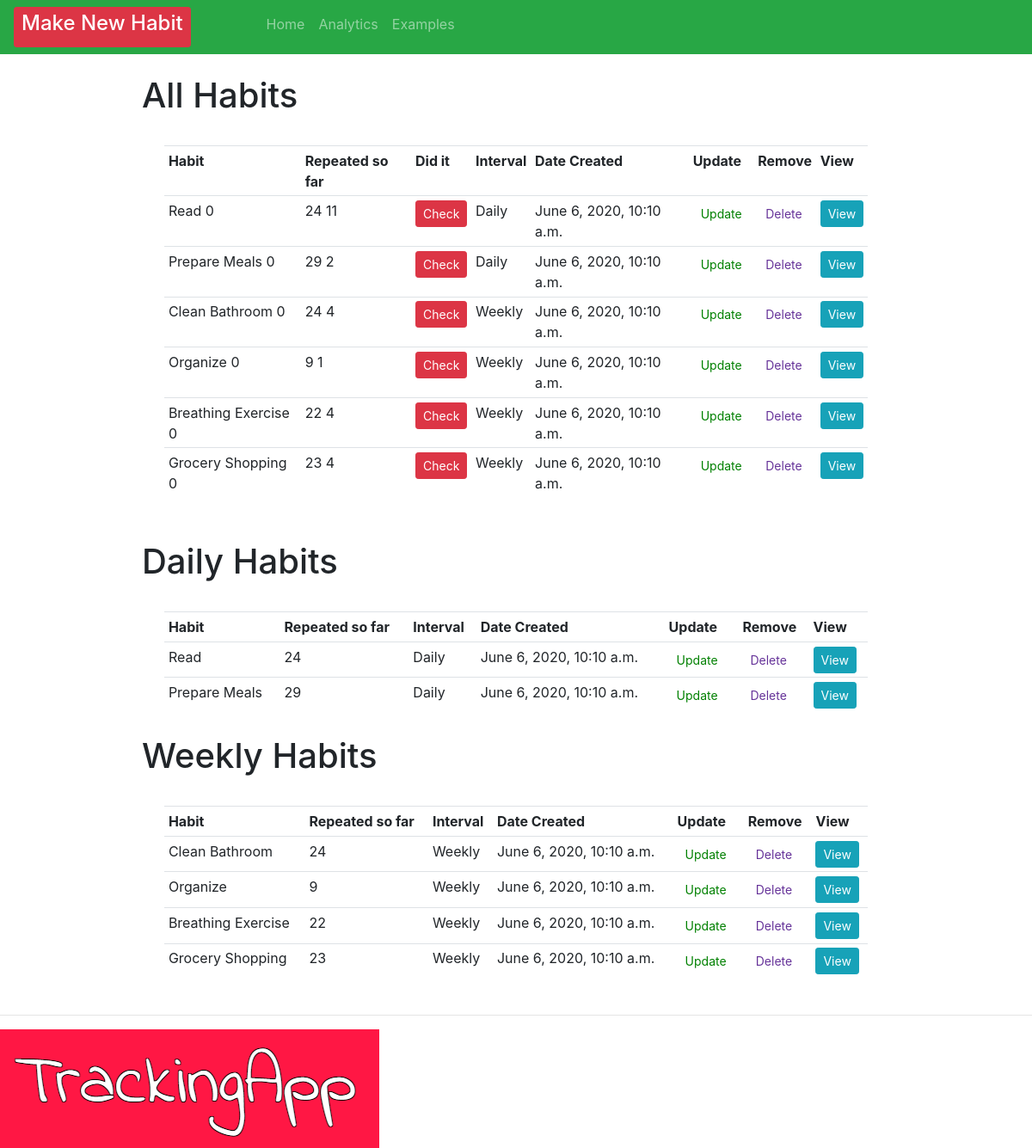
The app's page /, older data.
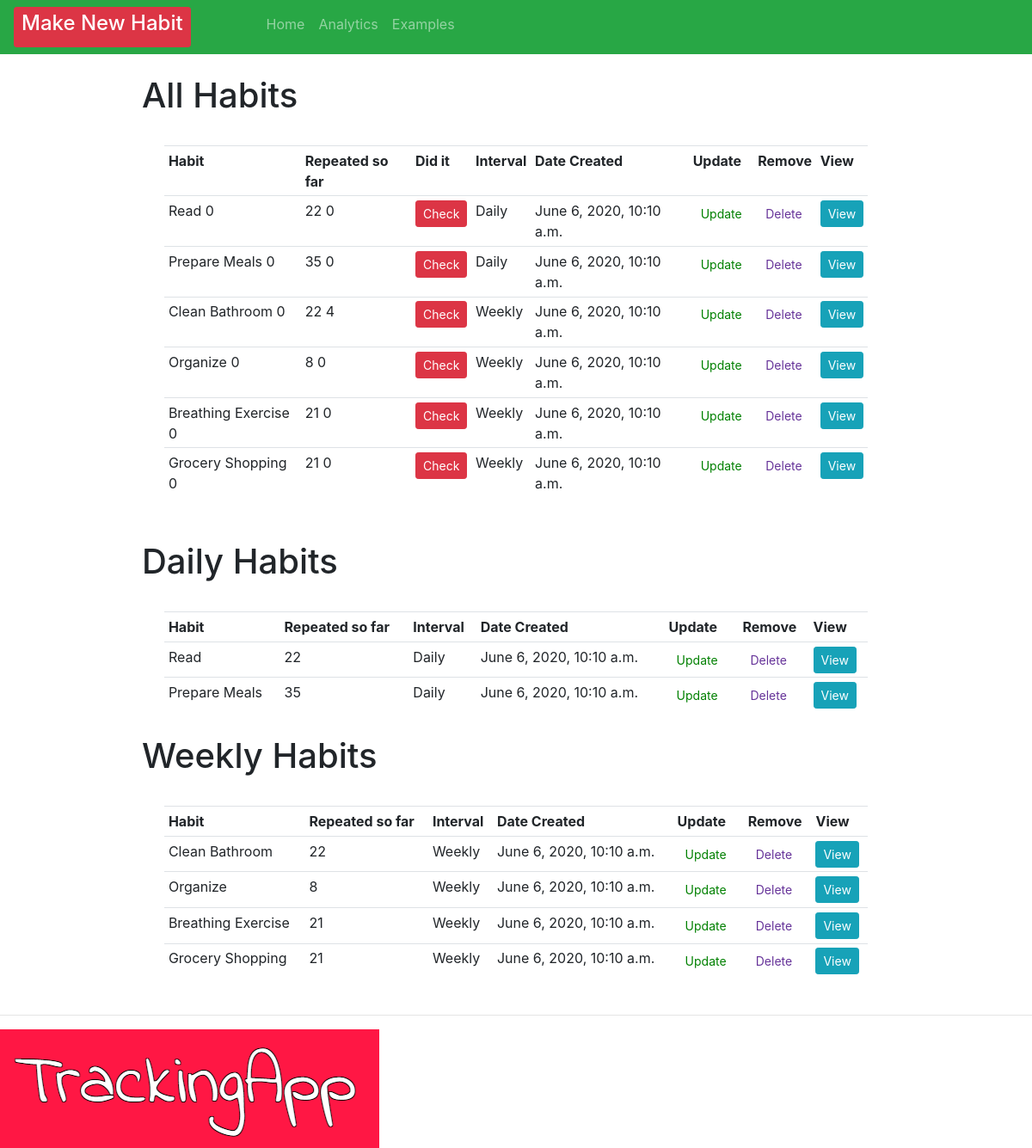
The same page, newer data.
### crm/models.py (models this page shows, shortened)
class Order(models.Model):
    INTERVAL = (
            ('Daily', 'Daily'),
            ('Weekly', 'Weekly' ),
                      )
    habit = models.CharField(max_length=200, null=True, blank=True)
    interval = models.CharField(max_length=400, null=True, choices=INTERVAL)
    checked = models.IntegerField(blank=True, default=0, null=True)
    streak = models.IntegerField(blank=True, default=0, null=True)
    longestStreak = models.IntegerField(blank=True, default=0, null=True)
    created = models.DateTimeField(auto_now=True, auto_now_add=False, editable=False, null=True, blank=True)
    checkedList = models.ManyToManyField(Repeats)
    timeStamp = models.DateTimeField(auto_now=True, blank=True)
    date_created = models.DateTimeField(auto_now_add=True, null=True, editable=False, blank=True)
    dateAsString = models.CharField(max_length=200, null=True, blank=True)

### crm/views.py (the view)
# urls.py: path('', views.home, name="home" ),
def home(request):
    orders = Order.objects.all()
    total_orders = orders.count()
    dailyFilter = Order.objects.filter(interval="Daily")
    weeklyFilter = Order.objects.filter(interval="Weekly")
    context = {'orders': orders, 'total_orders': total_orders, 'dailyFilter': dailyFilter, 'weeklyFilter':weeklyFilter}
    return render(request, 'habit/dashboard.html', context)

### crm/templates/habit/dashboard.html (shortened to what this page needs)
{% extends 'habit/main.html' %}
{% block content %}
<br>
<div class="row" style="padding-left: 15%; padding-right: 15%;">
    <table style="margin: 3%" class="table table-sm">
        <h1> All Habits {{checked}} </h1>
        <tr>
            <th>Habit</th>
            <th>Repeated so far</th>
            <th>Did it</th>
            <th>Interval</th>
            <th>Date Created</th>
            <th>Update</th>
            <th>Remove</th>
            <th>View</th>
        </tr>
        {% for order in orders %}
        <tr>
            <td>
                       {{ order.habit }}
                       {{ order.longestStreak }}
            </td>
            <td>
                {{order.checkedList.count}}
                {{order.streak}}
            </td>
            <td>
                <form action="{% url 'check_habit' order.id %}" method="POST">
                    <button type="submit" , name="post_id" , value="{{order.id}}" ,
                        class="btn btn-sm btn-danger">Check</button>
                </form>
            </td>
            <td>{{order.interval}}</td>
            <td>{{order.date_created}}</td>
            <td><a class="btn btn-sm" style="color: green;" href="{% url 'update_habit' order.id %}">Update</a></td>
            <td><a class="btn btn-sm" style="color: rebeccapurple;" href="{% url 'delete' order.id %}">Delete</a></td>
            <td><a class="btn btn-sm btn-info" href="{% url 'habit' order.id %}">View</a></td>
        </tr>
        {% endfor %}
    </table>
</div>
<br>
<div class="row" style="padding-left: 15%; padding-right: 15%;">
    <table style="margin: 3%" class="table table-sm">
        <h1> Daily Habits </h1>
        <tr>
            <th>Habit</th>
            <th>Repeated so far</th>
            <th>Interval</th>
            <th>Date Created</th>
            <th>Update</th>
            <th>Remove</th>
            <th>View</th>
        </tr>
        {% for day in dailyFilter %}
       <td>
            {{ day.habit }}
        </td>
        <td>
            {{day.checkedList.count}}
        </td>
        <td>{{day.interval}}</td>
        <td>{{day.date_created}}</td>
        <td><a class="btn btn-sm" style="color: green;" href="{% url 'update_habit' day.id %}">Update</a></td>
        <td><a class="btn btn-sm" style="color: rebeccapurple;" href="{% url 'delete' day.id %}">Delete</a></td>
        <td><a class="btn btn-sm btn-info" href="{% url 'habit' day.id %}">View</a></td>
        {% endfor %}
    </table>
</div>
<div class="row" style="padding-left: 15%; padding-right: 15%;">
    <table style="margin: 3%" class="table table-sm">
        <tr>
            <th>Habit</th>
            <th>Repeated so far</th>
            <th>Interval</th>
            <th>Date Created</th>
            <th>Update</th>
            <th>Remove</th>
            <th>View</th>
        </tr>
        <h1> Weekly Habits </h1>
        {% for week in weeklyFilter %}
        <tr>
             <td>
                {{ week.habit }}
            </td>
            <td>
                {{week.checkedList.count}}
            </td>
                      <td>{{week.interval}}</td>
            <td>{{week.date_created}}</td>
            <td><a class="btn btn-sm" style="color: green;" href="{% url 'update_habit' week.id %}">Update</a>
            </td>
            <td><a class="btn btn-sm" style="color: rebeccapurple;" href="{% url 'delete' week.id %}">Delete</a>
            </td>
            <td><a class="btn btn-sm btn-info" href="{% url 'habit' week.id %}">View</a></td>
        </tr>
        {% endfor %}
    </table>
</div>
{% endblock %}

### crm/templates/habit/main.html (shortened to what this page needs)
<!DOCTYPE html>
<html>
<head>
    <link rel="stylesheet" href="https://stackpath.bootstrapcdn.com/bootstrap/4.3.1/css/bootstrap.min.css"
>
</head>
<body>
    {% include 'habit/navbar.html' %}
    {% block content  %}
    {% endblock  %}
    {%load static%}
    <hr>
    <img src="{% static 'images/logo.png' %}">
</body>
</html>

### crm/templates/habit/navbar.html (shortened to what this page needs)
{%load static%}
<nav class="navbar navbar-expand-lg navbar-dark bg-success" >
    <div class="collapse navbar-collapse" id="navbarNav">
      <ul class="navbar-nav">
        <li>
          <div class="nav-item" style="margin-right:80px">
            <a class="btn btn-sm btn-block btn-danger" href="{% url 'create_habit' %}"><h4>Make New Habit</h4></a>
        </div>
        <li class="nav-item" >
          <a class="nav-link"  style="justify-content: flex-end;"  href="{% url 'home' %}">Home <span class="sr-only">(current)</span></a>
        </li>
        <li class="nav-item">
          <a class="nav-link" href="{% url 'analytics' %}">Analytics</a>
        </li>
        <li class="nav-item">
          <a class="nav-link" href="{% url 'examples' %}">Examples</a>
        </li>
                </li>
      </ul>
    </div>
  </nav>

Row changes from the older to the newer data that the page shows:
changed Order "Read": checkedList.count "24" → "22"; streak "11" → "0"
changed Order "Prepare Meals": checkedList.count "29" → "35"; streak "2" → "0"
changed Order "Clean Bathroom": checkedList.count "24" → "22"
changed Order "Organize": checkedList.count "9" → "8"; streak "1" → "0"
changed Order "Breathing Exercise": checkedList.count "22" → "21"; streak "4" → "0"
changed Order "Grocery Shopping": checkedList.count "23" → "21"; streak "4" → "0"
